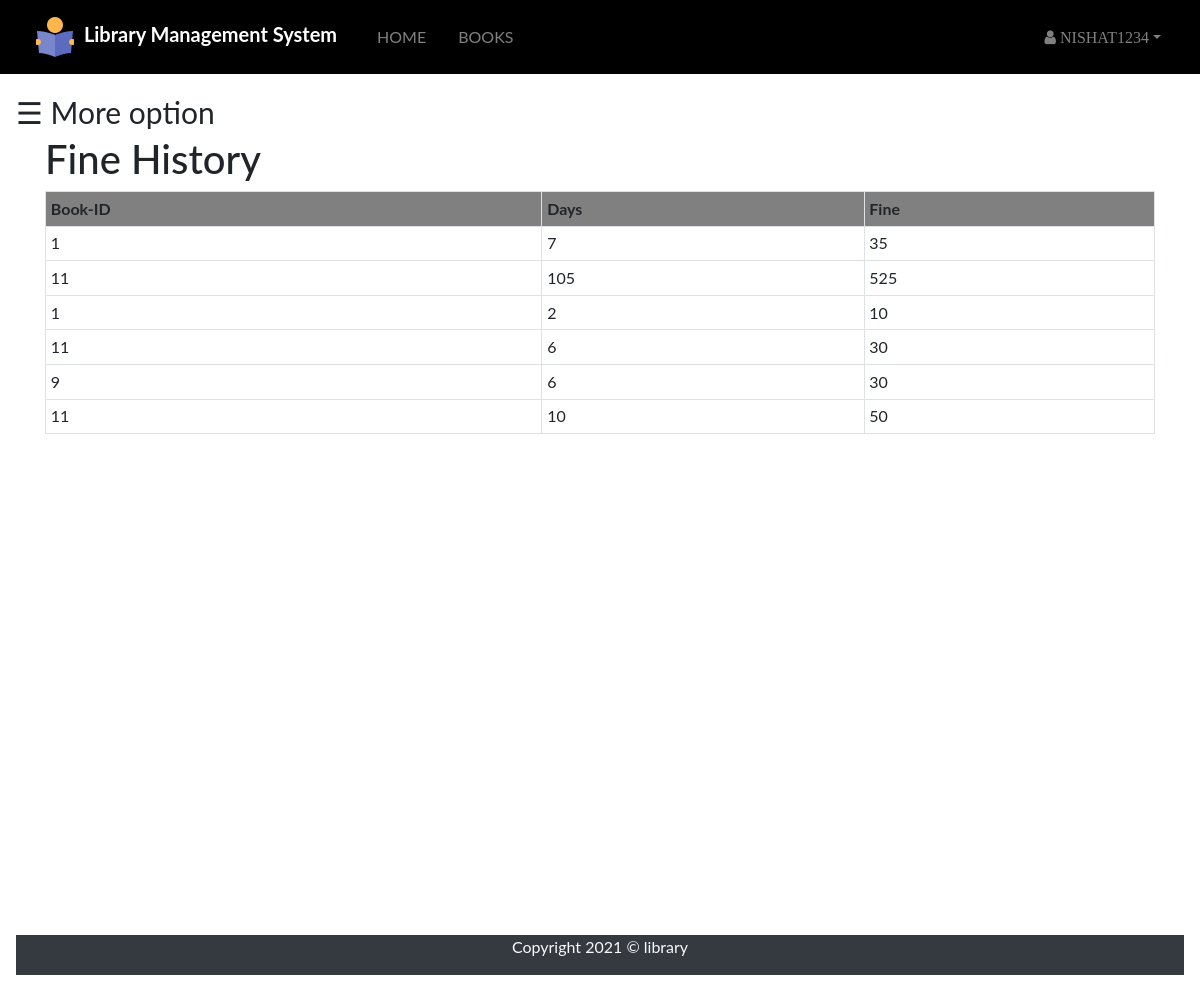
/student/fine_history.php (signed in), run on the app's committed database.
### tables this page shows
CREATE TABLE `fine_collection` (
  `b_id` int(255) NOT NULL,
  `username` varchar(255) NOT NULL,
  `roll` varchar(255) NOT NULL,
  `return_date` date NOT NULL,
  `days` int(50) NOT NULL,
  `fine` int(100) NOT NULL
);

### src/student/fine_history.php (the view, shortened to what this page needs)
<?php
include "navbar.php";
include "link.php";
 ?>
<!DOCTYPE html>
<html lang="en" dir="ltr">
  <head>
</head>
  <body>
<?php
if(isset($_SESSION['login_user'])){?>
  <div id="main">
  <span style="font-size:30px;cursor:pointer" onclick="openNav()">&#9776; More option</span>
<?php
}
 ?>
<div class="container " style="  min-height: 800px;">
    <h1 class="display-5">Fine History </h1>
    <?php
      $user=$_SESSION['login_user'];
      $sql="select * from fine_collection where username='$user' ;";
    	$query=mysqli_query($dblink,$sql);
    	  echo "<table class='table table-bordered table-hover table-sm' id='dtHorizontalVerticalExample'>";
    		echo "<tr style='background-color:gray;'>";
    		echo "<th>"; echo "Book-ID"; echo "</th>";
    		echo "<th>"; echo "Days"; echo "</th>";
    		echo "<th>"; echo "Fine"; echo "</th>";
    		echo "</tr>";
    		while($row=mysqli_fetch_assoc($query))
    		{
    			echo "<tr>";
    			echo "<td>";echo $row['b_id']; echo "</td>";
    			echo "<td>";echo $row['days']; echo "</td>";
          echo "<td>";echo $row['fine']; echo "</td>";
    			echo "</tr>";
    		}
    		echo "</table>";?>
</div>
      <footer class="bg-dark text-light text-center">
        <div class="container">
          <div class="row">
            <div class="col">
              <p>Copyright 2021 &copy; library</p>
            </div>
          </div>
        </div>
      </footer>
  </body>
</html>

### src/student/fine_history.php (style rules this page uses)
body { font-family: "Lato", sans-serif; }
#main { transition: margin-left .5s; padding: 16px; }

### data on the page
fine_collection: b "1", days "7", fine "35"
fine_collection: b "11", days "105", fine "525"
fine_collection: b "1", days "2", fine "10"
fine_collection: b "11", days "6", fine "30"
fine_collection: b "9", days "6", fine "30"
fine_collection: b "11", days "10", fine "50"

### other printed values
$_SESSION['login_user'] "NISHAT1234"
